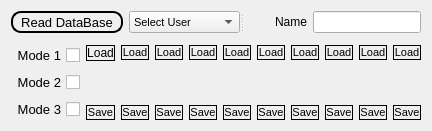
         <widget class="QWidget" name="widget_2" native="true">
          <layout class="QVBoxLayout" name="verticalLayout_21">
           <item>
            <widget class="QSplitter" name="splitter">
             <property name="orientation">
              <enum>Qt::Horizontal</enum>
             </property>
             <widget class="QWidget" name="">
              <layout class="QHBoxLayout" name="horizontalLayout_4">
               <item>
                <widget class="QPushButton" name="tact_pButton_read">
                 <property name="sizePolicy">
                  <sizepolicy hsizetype="Minimum" vsizetype="Preferred">
                   <horstretch>0</horstretch>
                   <verstretch>0</verstretch>
                  </sizepolicy>
                 </property>
                 <property name="font">
                  <font>
                   <pointsize>10</pointsize>
                   <weight>50</weight>
                   <italic>false</italic>
                   <bold>false</bold>
                  </font>
                 </property>
                 <property name="styleSheet">
                  <string notr="true">border-style:outset;
border-width:2px;
border-color:black;
border-radius:10px</string>
                 </property>
                 <property name="text">
                  <string>Read DataBase</string>
                 </property>
                </widget>
               </item>
               <item>
                <widget class="QComboBox" name="tact_cBox_Users">
                 <property name="sizePolicy">
                  <sizepolicy hsizetype="Preferred" vsizetype="Preferred">
                   <horstretch>0</horstretch>
                   <verstretch>0</verstretch>
                  </sizepolicy>
                 </property>
                 <property name="font">
                  <font>
                   <pointsize>8</pointsize>
                  </font>
                 </property>
                 <item>
                  <property name="text">
                   <string>Select User</string>
                  </property>
                 </item>
                 <item>
                  <property name="text">
                   <string/>
                  </property>
                 </item>
                </widget>
               </item>
              </layout>
             </widget>
             <widget class="QWidget" name="">
              <layout class="QHBoxLayout" name="horizontalLayout_5">
               <item>
                <widget class="QLabel" name="tact_label_name">
                 <property name="text">
                  <string>Name</string>
                 </property>
                 <property name="alignment">
                  <set>Qt::AlignRight|Qt::AlignTrailing|Qt::AlignVCenter</set>
                 </property>
                </widget>
               </item>
               <item>
                <widget class="QLineEdit" name="tact_lEdit_name">
                 <property name="sizePolicy">
                  <sizepolicy hsizetype="Preferred" vsizetype="Preferred">
                   <horstretch>0</horstretch>
                   <verstretch>0</verstretch>
                  </sizepolicy>
                 </property>
                </widget>
               </item>
              </layout>
             </widget>
            </widget>
           </item>
           <item>
            <widget class="QFrame" name="frame">
             <property name="frameShape">
              <enum>QFrame::StyledPanel</enum>
             </property>
             <property name="frameShadow">
              <enum>QFrame::Raised</enum>
             </property>
            </widget>
           </item>
           <item>
            <layout class="QHBoxLayout" name="horizontalLayout_6">
             <item>
              <layout class="QVBoxLayout" name="verticalLayout_9">
               <item>
                <widget class="QCheckBox" name="tact_cbox_mode1">
                 <property name="font">
                  <font>
                   <pointsize>10</pointsize>
                  </font>
                 </property>
                 <property name="layoutDirection">
                  <enum>Qt::RightToLeft</enum>
                 </property>
                 <property name="autoFillBackground">
                  <bool>false</bool>
                 </property>
                 <property name="text">
                  <string>Mode 1</string>
                 </property>
                </widget>
               </item>
               <item>
                <widget class="QCheckBox" name="tact_cbox_mode2">
                 <property name="font">
                  <font>
                   <pointsize>10</pointsize>
                  </font>
                 </property>
                 <property name="layoutDirection">
                  <enum>Qt::RightToLeft</enum>
                 </property>
                 <property name="text">
                  <string>Mode 2</string>
                 </property>
                </widget>
               </item>
               <item>
                <widget class="QCheckBox" name="tact_cbox_mode3">
                 <property name="font">
                  <font>
                   <pointsize>10</pointsize>
                  </font>
                 </property>
                 <property name="layoutDirection">
                  <enum>Qt::RightToLeft</enum>
                 </property>
                 <property name="text">
                  <string>Mode 3</string>
                 </property>
                </widget>
               </item>
              </layout>
             </item>
             <item>
              <layout class="QVBoxLayout" name="verticalLayout_10">
               <item>
                <widget class="QPushButton" name="tact_pButton_ld_sitting">
                 <property name="styleSheet">
                  <string notr="true">border-style:outset;
border-width:1px;
border-color:black;
border-radius:10px</string>
                 </property>
                 <property name="text">
                  <string>Load</string>
                 </property>
                 <property name="icon">
                  <iconset>
                   <normaloff>../pictures/load_Icon.png</normaloff>../pictures/load_Icon.png</iconset>
                 </property>
                </widget>
               </item>
               <item>
                <widget class="QLabel" name="tact_lab_sitting">
                 <property name="sizePolicy">
                  <sizepolicy hsizetype="Ignored" vsizetype="Ignored">
                   <horstretch>0</horstretch>
                   <verstretch>0</verstretch>
                  </sizepolicy>
                 </property>
                 <property name="frameShape">
                  <enum>QFrame::NoFrame</enum>
                 </property>
                 <property name="frameShadow">
                  <enum>QFrame::Plain</enum>
                 </property>
                 <property name="lineWidth">
                  <number>1</number>
                 </property>
                 <property name="midLineWidth">
                  <number>1</number>
                 </property>
                 <property name="text">
                  <string/>
                 </property>
                 <property name="pixmap">
                  <pixmap>../pictures/sitting_Icom.png</pixmap>
                 </property>
                 <property name="scaledContents">
                  <bool>true</bool>
                 </property>
                </widget>
               </item>
               <item>
                <widget class="QPushButton" name="tact_pButton_sv_sitting">
                 <property name="font">
                  <font>
                   <pointsize>8</pointsize>
                  </font>
                 </property>
                 <property name="styleSheet">
                  <string notr="true">border-style:outset;
border-width:1px;
border-color:black;
border-radius:10px</string>
                 </property>
                 <property name="text">
                  <string>Save</string>
                 </property>
                 <property name="icon">
                  <iconset>
                   <normaloff>../pictures/save1_icon.png</normaloff>../pictures/save1_icon.png</iconset>
                 </property>
                </widget>
               </item>
              </layout>
             </item>
             <item>
              <layout class="QVBoxLayout" name="verticalLayout_12">
               <item>
                <widget class="QPushButton" name="tact_pButton_ld_standing">
                 <property name="font">
                  <font>
                   <pointsize>8</pointsize>
                  </font>
                 </property>
                 <property name="styleSheet">
                  <string notr="true">border-style:outset;
border-width:1px;
border-color:black;
border-radius:10px</string>
                 </property>
                 <property name="text">
                  <string>Load</string>
                 </property>
                 <property name="icon">
                  <iconset>
                   <normaloff>../pictures/load_Icon.png</normaloff>../pictures/load_Icon.png</iconset>
                 </property>
                </widget>
               </item>
               <item>
                <widget class="QLabel" name="tact_lab_standing">
                 <property name="sizePolicy">
                  <sizepolicy hsizetype="Ignored" vsizetype="Ignored">
                   <horstretch>0</horstretch>
                   <verstretch>0</verstretch>
                  </sizepolicy>
                 </property>
                 <property name="text">
                  <string/>
                 </property>
                 <property name="pixmap">
                  <pixmap>../pictures/Standing_Icon.png</pixmap>
                 </property>
                 <property name="scaledContents">
                  <bool>true</bool>
                 </property>
                </widget>
               </item>
               <item>
                <widget class="QPushButton" name="tact_pButton_sv_standing">
                 <property name="font">
                  <font>
                   <pointsize>8</pointsize>
                  </font>
                 </property>
                 <property name="styleSheet">
                  <string notr="true">border-style:outset;
border-width:1px;
border-color:black;
border-radius:10px</string>
                 </property>
                 <property name="text">
                  <string>Save</string>
                 </property>
                 <property name="icon">
                  <iconset>
                   <normaloff>../pictures/save1_icon.png</normaloff>../pictures/save1_icon.png</iconset>
                 </property>
                </widget>
               </item>
              </layout>
             </item>
             <item>
              <layout class="QVBoxLayout" name="verticalLayout_13">
               <item>
                <widget class="QPushButton" name="tact_pButton_ld_walkingslow">
                 <property name="font">
                  <font>
                   <pointsize>8</pointsize>
                  </font>
                 </property>
                 <property name="styleSheet">
                  <string notr="true">border-style:outset;
border-width:1px;
border-color:black;
border-radius:10px</string>
                 </property>
                 <property name="text">
                  <string>Load</string>
                 </property>
                 <property name="icon">
                  <iconset>
                   <normaloff>../pictures/load_Icon.png</normaloff>../pictures/load_Icon.png</iconset>
                 </property>
                </widget>
               </item>
               <item>
                <widget class="QLabel" name="tact_lab_walkingslow">
                 <property name="sizePolicy">
                  <sizepolicy hsizetype="Ignored" vsizetype="Ignored">
                   <horstretch>0</horstretch>
                   <verstretch>0</verstretch>
                  </sizepolicy>
                 </property>
                 <property name="text">
                  <string/>
                 </property>
                 <property name="pixmap">
                  <pixmap>../pictures/WalkingSlow_Icon.png</pixmap>
                 </property>
                 <property name="scaledContents">
                  <bool>true</bool>
                 </property>
                </widget>
               </item>
               <item>
                <widget class="QPushButton" name="tact_pButton_sv_walkingslow">
                 <property name="font">
                  <font>
                   <pointsize>8</pointsize>
                  </font>
                 </property>
                 <property name="styleSheet">
                  <string notr="true">border-style:outset;
border-width:1px;
border-color:black;
border-radius:10px</string>
                 </property>
                 <property name="text">
                  <string>Save</string>
                 </property>
                 <property name="icon">
                  <iconset>
                   <normaloff>../pictures/save1_icon.png</normaloff>../pictures/save1_icon.png</iconset>
                 </property>
                </widget>
               </item>
              </layout>
             </item>
             <item>
              <layout class="QVBoxLayout" name="verticalLayout_14">
               <item>
                <widget class="QPushButton" name="tact_pButton_ld_walkingfast">
                 <property name="font">
                  <font>
                   <pointsize>8</pointsize>
                  </font>
                 </property>
                 <property name="styleSheet">
                  <string notr="true">border-style:outset;
border-width:1px;
border-color:black;
border-radius:10px</string>
                 </property>
                 <property name="text">
                  <string>Load</string>
                 </property>
                 <property name="icon">
                  <iconset>
                   <normaloff>../pictures/load_Icon.png</normaloff>../pictures/load_Icon.png</iconset>
                 </property>
                </widget>
               </item>
               <item>
                <widget class="QLabel" name="tact_lab_walkingfast">
                 <property name="sizePolicy">
                  <sizepolicy hsizetype="Ignored" vsizetype="Ignored">
                   <horstretch>0</horstretch>
                   <verstretch>0</verstretch>
                  </sizepolicy>
                 </property>
                 <property name="text">
                  <string/>
                 </property>
                 <property name="pixmap">
                  <pixmap>../pictures/WalkingFast_icon.png</pixmap>
                 </property>
                 <property name="scaledContents">
                  <bool>true</bool>
                 </property>
                </widget>
               </item>
               <item>
                <widget class="QPushButton" name="tact_pButton_sv_walkingfast">
                 <property name="font">
                  <font>
                   <pointsize>8</pointsize>
                  </font>
                 </property>
                 <property name="styleSheet">
                  <string notr="true">border-style:outset;
border-width:1px;
border-color:black;
border-radius:10px</string>
                 </property>
                 <property name="text">
                  <string>Save</string>
                 </property>
                 <property name="icon">
                  <iconset>
                   <normaloff>../pictures/save1_icon.png</normaloff>../pictures/save1_icon.png</iconset>
                 </property>
                </widget>
               </item>
              </layout>
             </item>
             <item>
              <layout class="QVBoxLayout" name="verticalLayout_15">
               <item>
                <widget class="QPushButton" name="tact_pButton_ld_walkinguneven">
                 <property name="font">
                  <font>
                   <pointsize>8</pointsize>
                  </font>
                 </property>
                 <property name="styleSheet">
                  <string notr="true">border-style:outset;
border-width:1px;
border-color:black;
border-radius:10px</string>
                 </property>
                 <property name="text">
                  <string>Load</string>
                 </property>
                 <property name="icon">
                  <iconset>
                   <normaloff>../pictures/load_Icon.png</normaloff>../pictures/load_Icon.png</iconset>
                 </property>
                </widget>
               </item>
               <item>
                <widget class="QLabel" name="tact_lab_walkinguneven">
                 <property name="sizePolicy">
                  <sizepolicy hsizetype="Ignored" vsizetype="Ignored">
                   <horstretch>0</horstretch>
                   <verstretch>0</verstretch>
                  </sizepolicy>
                 </property>
                 <property name="text">
                  <string/>
                 </property>
                 <property name="pixmap">
                  <pixmap>../pictures/WalkingUneven_Icon.png</pixmap>
                 </property>
                 <property name="scaledContents">
                  <bool>true</bool>
                 </property>
                </widget>
               </item>
               <item>
                <widget class="QPushButton" name="tact_pButton_sv_walkinguneven">
                 <property name="font">
                  <font>
                   <pointsize>8</pointsize>
                  </font>
                 </property>
                 <property name="styleSheet">
                  <string notr="true">border-style:outset;
border-width:1px;
border-color:black;
border-radius:10px</string>
                 </property>
                 <property name="text">
                  <string>Save</string>
                 </property>
                 <property name="icon">
                  <iconset>
                   <normaloff>../pictures/save1_icon.png</normaloff>../pictures/save1_icon.png</iconset>
                 </property>
                </widget>
               </item>
              </layout>
             </item>
             <item>
              <layout class="QVBoxLayout" name="verticalLayout_16">
               <item>
                <widget class="QPushButton" name="tact_pButton_ld_walkingcircle">
                 <property name="font">
                  <font>
                   <pointsize>8</pointsize>
                  </font>
                 </property>
                 <property name="styleSheet">
                  <string notr="true">border-style:outset;
border-width:1px;
border-color:black;
border-radius:10px</string>
                 </property>
                 <property name="text">
                  <string>Load</string>
                 </property>
                 <property name="icon">
                  <iconset>
                   <normaloff>../pictures/load_Icon.png</normaloff>../pictures/load_Icon.png</iconset>
                 </property>
                </widget>
               </item>
               <item>
                <widget class="QLabel" name="tact_lab_walkingcircle">
                 <property name="sizePolicy">
                  <sizepolicy hsizetype="Ignored" vsizetype="Ignored">
                   <horstretch>0</horstretch>
                   <verstretch>0</verstretch>
                  </sizepolicy>
                 </property>
                 <property name="text">
                  <string/>
                 </property>
                 <property name="pixmap">
                  <pixmap>../pictures/WalkingCircles_Icon.png</pixmap>
                 </property>
                 <property name="scaledContents">
                  <bool>true</bool>
                 </property>
                </widget>
               </item>
               <item>
                <widget class="QPushButton" name="tact_pButton_sv_walkingcircle">
                 <property name="font">
                  <font>
                   <pointsize>8</pointsize>
                  </font>
                 </property>
                 <property name="styleSheet">
                  <string notr="true">border-style:outset;
border-width:1px;
border-color:black;
border-radius:10px</string>
                 </property>
                 <property name="text">
                  <string>Save</string>
                 </property>
                 <property name="icon">
                  <iconset>
                   <normaloff>../pictures/save1_icon.png</normaloff>../pictures/save1_icon.png</iconset>
                 </property>
                </widget>
               </item>
              </layout>
             </item>
             <item>
              <layout class="QVBoxLayout" name="verticalLayout_17">
               <item>
                <widget class="QPushButton" name="tact_pButton_ld_ascendingramp">
                 <property name="font">
                  <font>
                   <pointsize>8</pointsize>
                  </font>
                 </property>
                 <property name="styleSheet">
                  <string notr="true">border-style:outset;
border-width:1px;
border-color:black;
border-radius:10px</string>
                 </property>
                 <property name="text">
                  <string>Load</string>
                 </property>
                 <property name="icon">
                  <iconset>
                   <normaloff>../pictures/load_Icon.png</normaloff>../pictures/load_Icon.png</iconset>
                 </property>
                </widget>
               </item>
               <item>
                <widget class="QLabel" name="tact_lab_ascendingramp">
                 <property name="sizePolicy">
                  <sizepolicy hsizetype="Ignored" vsizetype="Ignored">
                   <horstretch>0</horstretch>
                   <verstretch>0</verstretch>
                  </sizepolicy>
                 </property>
                 <property name="text">
                  <string/>
                 </property>
                 <property name="pixmap">
                  <pixmap>../pictures/AscendingRamp_Icon.png</pixmap>
                 </property>
                 <property name="scaledContents">
                  <bool>true</bool>
                 </property>
                </widget>
               </item>
               <item>
                <widget class="QPushButton" name="tact_pButton_sv_ascendingramp">
                 <property name="font">
                  <font>
                   <pointsize>8</pointsize>
                  </font>
                 </property>
                 <property name="styleSheet">
                  <string notr="true">border-style:outset;
border-width:1px;
border-color:black;
border-radius:10px</string>
                 </property>
                 <property name="text">
                  <string>Save</string>
                 </property>
                 <property name="icon">
                  <iconset>
                   <normaloff>../pictures/save1_icon.png</normaloff>../pictures/save1_icon.png</iconset>
                 </property>
                </widget>
               </item>
              </layout>
             </item>
             <item>
              <layout class="QVBoxLayout" name="verticalLayout_18">
               <item>
                <widget class="QPushButton" name="tact_pButton_ld_descendingramp">
                 <property name="font">
                  <font>
                   <pointsize>8</pointsize>
                  </font>
                 </property>
                 <property name="styleSheet">
                  <string notr="true">border-style:outset;
border-width:1px;
border-color:black;
border-radius:10px</string>
                 </property>
                 <property name="text">
                  <string>Load</string>
                 </property>
                 <property name="icon">
                  <iconset>
                   <normaloff>../pictures/load_Icon.png</normaloff>../pictures/load_Icon.png</iconset>
                 </property>
                </widget>
               </item>
               <item>
                <widget class="QLabel" name="tact_lab_descendingramp">
                 <property name="sizePolicy">
                  <sizepolicy hsizetype="Ignored" vsizetype="Ignored">
                   <horstretch>0</horstretch>
                   <verstretch>0</verstretch>
                  </sizepolicy>
                 </property>
                 <property name="text">
                  <string/>
                 </property>
                 <property name="pixmap">
                  <pixmap>../pictures/DescendingRamp_Icon.png</pixmap>
                 </property>
                 <property name="scaledContents">
                  <bool>true</bool>
                 </property>
                </widget>
               </item>
               <item>
                <widget class="QPushButton" name="tact_pButton_sv_descendingramp">
                 <property name="font">
                  <font>
                   <pointsize>8</pointsize>
                  </font>
                 </property>
                 <property name="styleSheet">
                  <string notr="true">border-style:outset;
border-width:1px;
border-color:black;
border-radius:10px</string>
                 </property>
                 <property name="text">
                  <string>Save</string>
                 </property>
                 <property name="icon">
                  <iconset>
                   <normaloff>../pictures/save1_icon.png</normaloff>../pictures/save1_icon.png</iconset>
                 </property>
                </widget>
               </item>
              </layout>
             </item>
             <item>
              <layout class="QVBoxLayout" name="verticalLayout_19">
               <item>
                <widget class="QPushButton" name="tact_pButton_ld_ascendingstair">
                 <property name="font">
                  <font>
                   <pointsize>8</pointsize>
                  </font>
                 </property>
                 <property name="styleSheet">
                  <string notr="true">border-style:outset;
border-width:1px;
border-color:black;
border-radius:10px</string>
                 </property>
                 <property name="text">
                  <string>Load</string>
                 </property>
                 <property name="icon">
                  <iconset>
                   <normaloff>../pictures/load_Icon.png</normaloff>../pictures/load_Icon.png</iconset>
                 </property>
                </widget>
               </item>
               <item>
                <widget class="QLabel" name="tact_lab_ascendingstair">
                 <property name="sizePolicy">
                  <sizepolicy hsizetype="Ignored" vsizetype="Ignored">
                   <horstretch>0</horstretch>
                   <verstretch>0</verstretch>
                  </sizepolicy>
                 </property>
                 <property name="text">
                  <string/>
                 </property>
                 <property name="pixmap">
                  <pixmap>../pictures/AscendingStair_Icon.png</pixmap>
                 </property>
                 <property name="scaledContents">
                  <bool>true</bool>
                 </property>
                </widget>
               </item>
               <item>
                <widget class="QPushButton" name="tact_pButton_sv_ascendingstair">
                 <property name="font">
                  <font>
                   <pointsize>8</pointsize>
                  </font>
                 </property>
                 <property name="styleSheet">
                  <string notr="true">border-style:outset;
border-width:1px;
border-color:black;
border-radius:10px</string>
                 </property>
                 <property name="text">
                  <string>Save</string>
                 </property>
                 <property name="icon">
                  <iconset>
                   <normaloff>../pictures/save1_icon.png</normaloff>../pictures/save1_icon.png</iconset>
                 </property>
                </widget>
               </item>
              </layout>
             </item>
             <item>
              <layout class="QVBoxLayout" name="verticalLayout_20">
               <item>
                <widget class="QPushButton" name="tact_pButton_ld_descendingstair">
                 <property name="font">
                  <font>
                   <pointsize>8</pointsize>
                  </font>
                 </property>
                 <property name="styleSheet">
                  <string notr="true">border-style:outset;
border-width:1px;
border-color:black;
border-radius:10px</string>
                 </property>
                 <property name="text">
                  <string>Load</string>
                 </property>
                 <property name="icon">
                  <iconset>
                   <normaloff>../pictures/load_Icon.png</normaloff>../pictures/load_Icon.png</iconset>
                 </property>
                </widget>
               </item>
               <item>
                <widget class="QLabel" name="tact_lab_descendingstair">
                 <property name="sizePolicy">
                  <sizepolicy hsizetype="Ignored" vsizetype="Ignored">
                   <horstretch>0</horstretch>
                   <verstretch>0</verstretch>
                  </sizepolicy>
                 </property>
                 <property name="text">
                  <string/>
                 </property>
                 <property name="pixmap">
                  <pixmap>../pictures/DescendingStair_Icon.png</pixmap>
                 </property>
                 <property name="scaledContents">
                  <bool>true</bool>
                 </property>
                </widget>
               </item>
               <item>
                <widget class="QPushButton" name="tact_pButton_sv_descendingstair">
                 <property name="font">
                  <font>
                   <pointsize>8</pointsize>
                  </font>
                 </property>
                 <property name="styleSheet">
                  <string notr="true">border-style:outset;
border-width:1px;
border-color:black;
border-radius:10px</string>
                 </property>
                 <property name="text">
                  <string>Save</string>
                 </property>
                 <property name="icon">
                  <iconset>
                   <normaloff>../pictures/save1_icon.png</normaloff>../pictures/save1_icon.png</iconset>
                 </property>
                </widget>
               </item>
              </layout>
             </item>
            </layout>
           </item>
          </layout>
         </widget>
